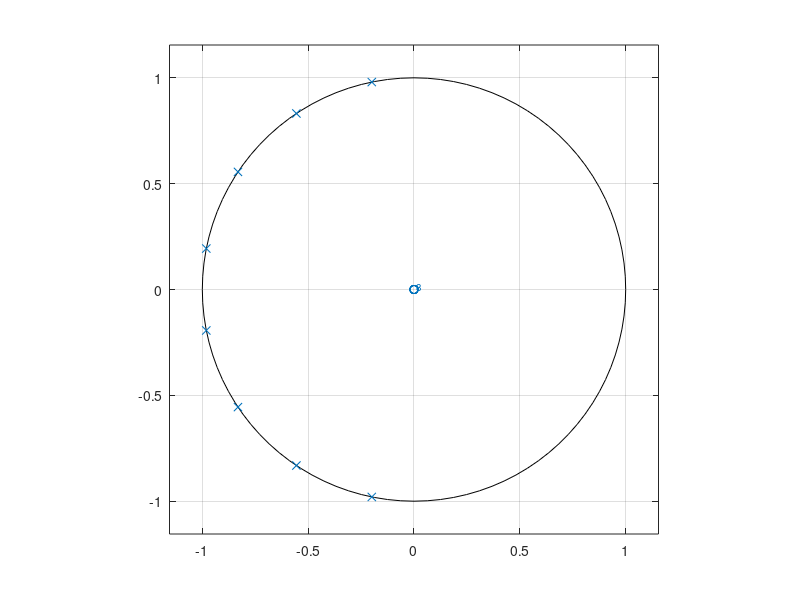

Write the MATLAB code that produced this figure. (Note: this script raises an error after producing the figure.)
clear all;
close all;
clc

% b = [1 1];
% a = [1 1 5];
b = 1;
a1 = [1 0.3986 1]; a2 = [1 1.111 1]; a3 = [1 1.6630 1]; a4 = [1 1.9622 1];
a = conv(a4, conv(a3, conv(a2, a1)))
[z1,p1,k]=tf2zp(b,a)
z2 = roots(b);
p2 = roots(a);
figure(1)
zplane(b,a);
%%
figure(2)
[h, w] = freqs(b,a, logspace(-2, 3, 10000));
semilogx(w, 20*log10(abs(h)))
grid on
%%
syms s  w
H(s) = (s+1)/(s^2 + s + 5);
pretty(H(1j*w))
latex(H(1j*w))
%%
ws = logspace(-2, 1, 1000);
h = H(1j*ws);
figure(3)
subplot(211)
semilogx(ws/2/pi,abs(h)); grid on;
subplot(212)
semilogx(ws/2/pi,angle(h)/pi*180); grid on;
